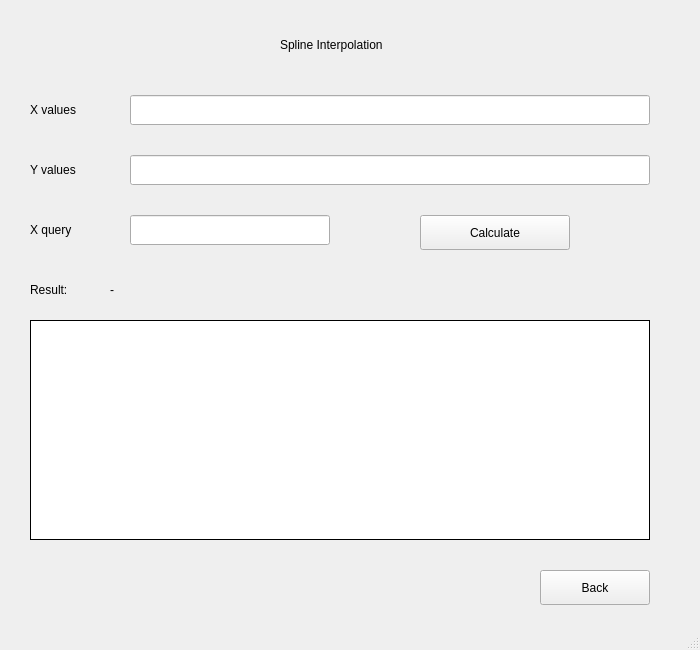
<?xml version="1.0" encoding="UTF-8"?>
<ui version="4.0">
    <class>SplineWindow</class>

    <widget class="QMainWindow" name="SplineWindow">
        <property name="geometry">
            <rect>
                <x>0</x>
                <y>0</y>
                <width>700</width>
                <height>650</height>
            </rect>
        </property>

        <property name="windowTitle">
            <string>Spline Method</string>
        </property>

        <widget class="QWidget" name="centralwidget">

            <widget class="QLabel" name="titleLabel">
                <property name="geometry">
                    <rect>
                        <x>280</x>
                        <y>30</y>
                        <width>180</width>
                        <height>30</height>
                    </rect>
                </property>
                <property name="text">
                    <string>Spline Interpolation</string>
                </property>
            </widget>

            <widget class="QLabel" name="xLabel">
                <property name="geometry">
                    <rect>
                        <x>30</x>
                        <y>100</y>
                        <width>100</width>
                        <height>20</height>
                    </rect>
                </property>
                <property name="text">
                    <string>X values</string>
                </property>
            </widget>

            <widget class="QLineEdit" name="xEdit">
                <property name="geometry">
                    <rect>
                        <x>130</x>
                        <y>95</y>
                        <width>520</width>
                        <height>30</height>
                    </rect>
                </property>
            </widget>

            <widget class="QLabel" name="yLabel">
                <property name="geometry">
                    <rect>
                        <x>30</x>
                        <y>160</y>
                        <width>100</width>
                        <height>20</height>
                    </rect>
                </property>
                <property name="text">
                    <string>Y values</string>
                </property>
            </widget>

            <widget class="QLineEdit" name="yEdit">
                <property name="geometry">
                    <rect>
                        <x>130</x>
                        <y>155</y>
                        <width>520</width>
                        <height>30</height>
                    </rect>
                </property>
            </widget>

            <widget class="QLabel" name="queryLabel">
                <property name="geometry">
                    <rect>
                        <x>30</x>
                        <y>220</y>
                        <width>100</width>
                        <height>20</height>
                    </rect>
                </property>
                <property name="text">
                    <string>X query</string>
                </property>
            </widget>

            <widget class="QLineEdit" name="queryEdit">
                <property name="geometry">
                    <rect>
                        <x>130</x>
                        <y>215</y>
                        <width>200</width>
                        <height>30</height>
                    </rect>
                </property>
            </widget>

            <widget class="QPushButton" name="calculateButton">
                <property name="geometry">
                    <rect>
                        <x>420</x>
                        <y>215</y>
                        <width>150</width>
                        <height>35</height>
                    </rect>
                </property>
                <property name="text">
                    <string>Calculate</string>
                </property>
            </widget>

            <widget class="QLabel" name="resultTextLabel">
                <property name="geometry">
                    <rect>
                        <x>30</x>
                        <y>280</y>
                        <width>60</width>
                        <height>20</height>
                    </rect>
                </property>
                <property name="text">
                    <string>Result:</string>
                </property>
            </widget>

            <widget class="QLabel" name="resultLabel">
                <property name="geometry">
                    <rect>
                        <x>110</x>
                        <y>280</y>
                        <width>200</width>
                        <height>20</height>
                    </rect>
                </property>
                <property name="text">
                    <string>-</string>
                </property>
            </widget>

            <widget class="SplineGraphWidget" name="graphWidget">
                <property name="geometry">
                    <rect>
                        <x>30</x>
                        <y>320</y>
                        <width>620</width>
                        <height>220</height>
                    </rect>
                </property>

                <property name="styleSheet">
                    <string notr="true">
                        border: 1px solid black;
                        background-color: white;
                    </string>
                </property>
            </widget>

            <widget class="QPushButton" name="backButton">
                <property name="geometry">
                    <rect>
                        <x>540</x>
                        <y>570</y>
                        <width>110</width>
                        <height>35</height>
                    </rect>
                </property>
                <property name="text">
                    <string>Back</string>
                </property>
            </widget>

        </widget>

        <widget class="QMenuBar" name="menubar"/>
        <widget class="QStatusBar" name="statusbar"/>

    </widget>

    <customwidgets>
        <customwidget>
            <class>SplineGraphWidget</class>
            <extends>QWidget</extends>
            <header>splinegraphwidget.h</header>
        </customwidget>
    </customwidgets>

    <resources/>
    <connections/>
</ui>
